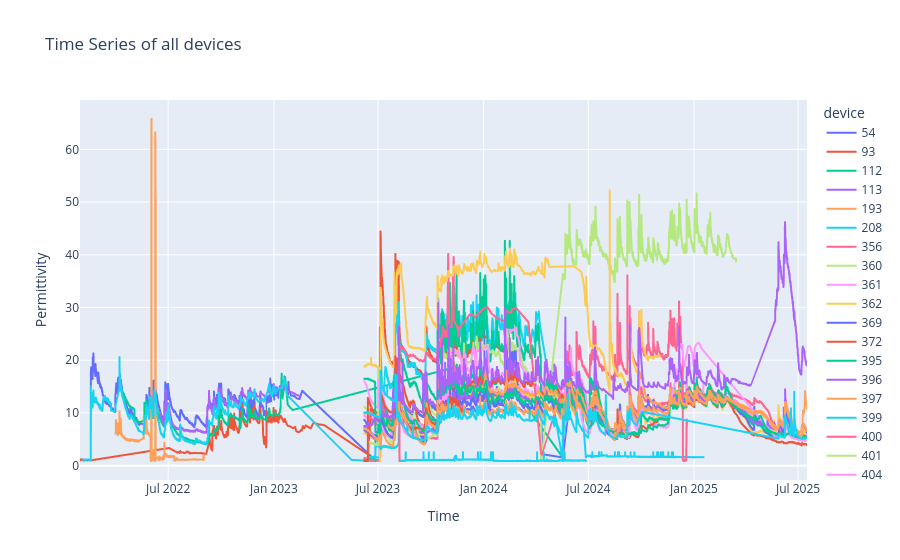
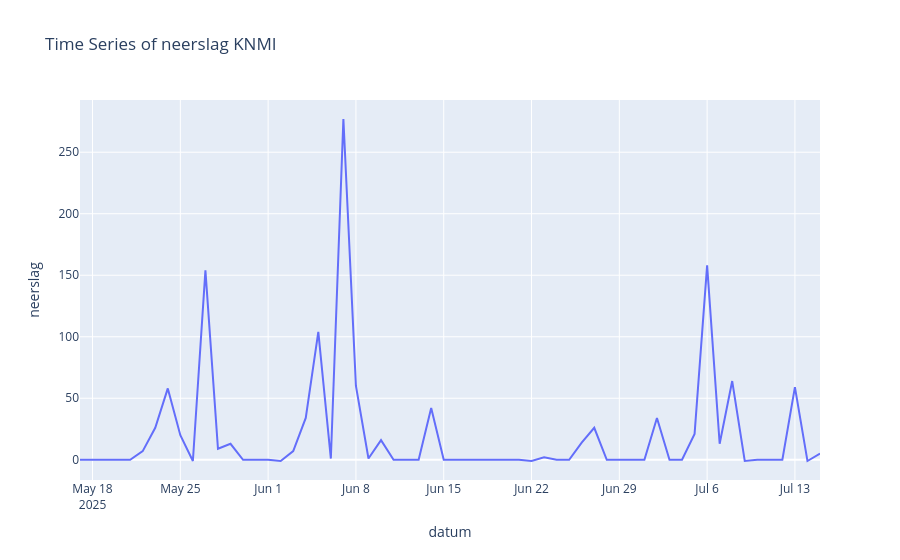

The code cell stored with these charts, in order, in its notebook:
### Markdown cell above
### 1. Inspecteer data
- 1.1 Check data info, head and tail
- 1.2 Check data visuals

### Code cell
# 1.1 Check data info, head and tail

# df_dim_sensor
display(df_dim_sensor.info(5))
display(df_dim_sensor.head(5))
display(df_dim_sensor.tail(5))

# df_fact_sensor
display(df_fact_sensor.info(5))
display(df_fact_sensor.head(5))
display(df_fact_sensor.tail(5))

# df_KNMI
display(df_KNMI.info(5))
display(df_KNMI.head(5))
display(df_KNMI.tail(5))

# df_weerstation_leiden
display(df_weerstation_leiden.info(5))
display(df_weerstation_leiden.head(5))
display(df_weerstation_leiden.tail(5))

# 1.2 Check data visuals
df_visual = df_fact_sensor.copy()
df_visual.sort_values(by=['device', 'gateway_receive_time'], inplace=True)

fig = px.line(df_visual, x='gateway_receive_time', y='value', color='device', title='Time Series of all devices',
              labels={'value': 'Permittivity', 'gateway_receive_time': 'Time'},
              line_group='device', hover_name='device')

fig.show()

cutt_off = df_visual['gateway_receive_time'].max() - DateOffset(months=2)
fig = px.line(df_KNMI[df_KNMI['datum'] > cutt_off], x='datum', y='neerslag', title='Time Series of neerslag KNMI')

fig.show()

### Figure 1 — Plotly figure (JSON) as saved in the notebook; plotly's stock layout.template omitted (floating-point values rounded to 4 significant figures; data arrays with more than 128 entries replaced by an {"elided": "..."} marker saying what was removed)
{"data": [{"hovertemplate": "<b>%{hovertext}</b><br><br>device=54<br>Time=%{x}<br>Permittivity=%{y}<extra></extra>", "hovertext": {"elided": "5884 float values"}, "legendgroup": "54", "line": {"color": "#636efa", "dash": "solid"}, "marker": {"symbol": "circle"}, "mode": "lines", "name": "54", "showlegend": true, "type": "scattergl", "x": {"elided": "5884 str values"}, "xaxis": "x", "y": {"elided": "5884 float values"}, "yaxis": "y"}, {"hovertemplate": "<b>%{hovertext}</b><br><br>device=93<br>Time=%{x}<br>Permittivity=%{y}<extra></extra>", "hovertext": {"elided": "2762 float values"}, "legendgroup": "93", "line": {"color": "#EF553B", "dash": "solid"}, "marker": {"symbol": "circle"}, "mode": "lines", "name": "93", "showlegend": true, "type": "scattergl", "x": {"elided": "2762 str values"}, "xaxis": "x", "y": {"elided": "2762 float values"}, "yaxis": "y"}, {"hovertemplate": "<b>%{hovertext}</b><br><br>device=112<br>Time=%{x}<br>Permittivity=%{y}<extra></extra>", "hovertext": {"elided": "2953 float values"}, "legendgroup": "112", "line": {"color": "#00cc96", "dash": "solid"}, "marker": {"symbol": "circle"}, "mode": "lines", "name": "112", "showlegend": true, "type": "scattergl", "x": {"elided": "2953 str values"}, "xaxis": "x", "y": {"elided": "2953 float values"}, "yaxis": "y"}, {"hovertemplate": "<b>%{hovertext}</b><br><br>device=113<br>Time=%{x}<br>Permittivity=%{y}<extra></extra>", "hovertext": {"elided": "2000 float values"}, "legendgroup": "113", "line": {"color": "#ab63fa", "dash": "solid"}, "marker": {"symbol": "circle"}, "mode": "lines", "name": "113", "showlegend": true, "type": "scattergl", "x": {"elided": "2000 str values"}, "xaxis": "x", "y": {"elided": "2000 float values"}, "yaxis": "y"}, {"hovertemplate": "<b>%{hovertext}</b><br><br>device=193<br>Time=%{x}<br>Permittivity=%{y}<extra></extra>", "hovertext": {"elided": "2000 float values"}, "legendgroup": "193", "line": {"color": "#FFA15A", "dash": "solid"}, "marker": {"symbol": "circle"}, "mode": "lines", "name": "193", "showlegend": true, "type": "scattergl", "x": {"elided": "2000 str values"}, "xaxis": "x", "y": {"elided": "2000 float values"}, "yaxis": "y"}, {"hovertemplate": "<b>%{hovertext}</b><br><br>device=208<br>Time=%{x}<br>Permittivity=%{y}<extra></extra>", "hovertext": {"elided": "5629 float values"}, "legendgroup": "208", "line": {"color": "#19d3f3", "dash": "solid"}, "marker": {"symbol": "circle"}, "mode": "lines", "name": "208", "showlegend": true, "type": "scattergl", "x": {"elided": "5629 str values"}, "xaxis": "x", "y": {"elided": "5629 float values"}, "yaxis": "y"}, {"hovertemplate": "<b>%{hovertext}</b><br><br>device=356<br>Time=%{x}<br>Permittivity=%{y}<extra></extra>", "hovertext": {"elided": "4592 float values"}, "legendgroup": "356", "line": {"color": "#FF6692", "dash": "solid"}, "marker": {"symbol": "circle"}, "mode": "lines", "name": "356", "showlegend": true, "type": "scattergl", "x": {"elided": "4592 str values"}, "xaxis": "x", "y": {"elided": "4592 float values"}, "yaxis": "y"}, {"hovertemplate": "<b>%{hovertext}</b><br><br>device=360<br>Time=%{x}<br>Permittivity=%{y}<extra></extra>", "hovertext": {"elided": "3289 float values"}, "legendgroup": "360", "line": {"color": "#B6E880", "dash": "solid"}, "marker": {"symbol": "circle"}, "mode": "lines", "name": "360", "showlegend": true, "type": "scattergl", "x": {"elided": "3289 str values"}, "xaxis": "x", "y": {"elided": "3289 float values"}, "yaxis": "y"}, {"hovertemplate": "<b>%{hovertext}</b><br><br>device=361<br>Time=%{x}<br>Permittivity=%{y}<extra></extra>", "hovertext": {"elided": "3816 float values"}, "legendgroup": "361", "line": {"color": "#FF97FF", "dash": "solid"}, "marker": {"symbol": "circle"}, "mode": "lines", "name": "361", "showlegend": true, "type": "scattergl", "x": {"elided": "3816 str values"}, "xaxis": "x", "y": {"elided": "3816 float values"}, "yaxis": "y"}, {"hovertemplate": "<b>%{hovertext}</b><br><br>device=362<br>Time=%{x}<br>Permittivity=%{y}<extra></extra>", "hovertext": {"elided": "2957 float values"}, "legendgroup": "362", "line": {"color": "#FECB52", "dash": "solid"}, "marker": {"symbol": "circle"}, "mode": "lines", "name": "362", "showlegend": true, "type": "scattergl", "x": {"elided": "2957 str values"}, "xaxis": "x", "y": {"elided": "2957 float values"}, "yaxis": "y"}, {"hovertemplate": "<b>%{hovertext}</b><br><br>device=369<br>Time=%{x}<br>Permittivity=%{y}<extra></extra>", "hovertext": {"elided": "4272 float values"}, "legendgroup": "369", "line": {"color": "#636efa", "dash": "solid"}, "marker": {"symbol": "circle"}, "mode": "lines", "name": "369", "showlegend": true, "type": "scattergl", "x": {"elided": "4272 str values"}, "xaxis": "x", "y": {"elided": "4272 float values"}, "yaxis": "y"}, {"hovertemplate": "<b>%{hovertext}</b><br><br>device=372<br>Time=%{x}<br>Permittivity=%{y}<extra></extra>", "hovertext": {"elided": "3160 float values"}, "legendgroup": "372", "line": {"color": "#EF553B", "dash": "solid"}, "marker": {"symbol": "circle"}, "mode": "lines", "name": "372", "showlegend": true, "type": "scattergl", "x": {"elided": "3160 str values"}, "xaxis": "x", "y": {"elided": "3160 float values"}, "yaxis": "y"}, {"hovertemplate": "<b>%{hovertext}</b><br><br>device=395<br>Time=%{x}<br>Permittivity=%{y}<extra></extra>", "hovertext": {"elided": "3217 float values"}, "legendgroup": "395", "line": {"color": "#00cc96", "dash": "solid"}, "marker": {"symbol": "circle"}, "mode": "lines", "name": "395", "showlegend": true, "type": "scattergl", "x": {"elided": "3217 str values"}, "xaxis": "x", "y": {"elided": "3217 float values"}, "yaxis": "y"}, {"hovertemplate": "<b>%{hovertext}</b><br><br>device=396<br>Time=%{x}<br>Permittivity=%{y}<extra></extra>", "hovertext": {"elided": "3454 float values"}, "legendgroup": "396", "line": {"color": "#ab63fa", "dash": "solid"}, "marker": {"symbol": "circle"}, "mode": "lines", "name": "396", "showlegend": true, "type": "scattergl", "x": {"elided": "3454 str values"}, "xaxis": "x", "y": {"elided": "3454 float values"}, "yaxis": "y"}, {"hovertemplate": "<b>%{hovertext}</b><br><br>device=397<br>Time=%{x}<br>Permittivity=%{y}<extra></extra>", "hovertext": {"elided": "2557 float values"}, "legendgroup": "397", "line": {"color": "#FFA15A", "dash": "solid"}, "marker": {"symbol": "circle"}, "mode": "lines", "name": "397", "showlegend": true, "type": "scattergl", "x": {"elided": "2557 str values"}, "xaxis": "x", "y": {"elided": "2557 float values"}, "yaxis": "y"}, {"hovertemplate": "<b>%{hovertext}</b><br><br>device=399<br>Time=%{x}<br>Permittivity=%{y}<extra></extra>", "hovertext": {"elided": "2122 float values"}, "legendgroup": "399", "line": {"color": "#19d3f3", "dash": "solid"}, "marker": {"symbol": "circle"}, "mode": "lines", "name": "399", "showlegend": true, "type": "scattergl", "x": {"elided": "2122 str values"}, "xaxis": "x", "y": {"elided": "2122 float values"}, "yaxis": "y"}, {"hovertemplate": "<b>%{hovertext}</b><br><br>device=400<br>Time=%{x}<br>Permittivity=%{y}<extra></extra>", "hovertext": {"elided": "1706 float values"}, "legendgroup": "400", "line": {"color": "#FF6692", "dash": "solid"}, "marker": {"symbol": "circle"}, "mode": "lines", "name": "400", "showlegend": true, "type": "scattergl", "x": {"elided": "1706 str values"}, "xaxis": "x", "y": {"elided": "1706 float values"}, "yaxis": "y"}, {"hovertemplate": "<b>%{hovertext}</b><br><br>device=401<br>Time=%{x}<br>Permittivity=%{y}<extra></extra>", "hovertext": {"elided": "1250 float values"}, "legendgroup": "401", "line": {"color": "#B6E880", "dash": "solid"}, "marker": {"symbol": "circle"}, "mode": "lines", "name": "401", "showlegend": true, "type": "scattergl", "x": {"elided": "1250 str values"}, "xaxis": "x", "y": {"elided": "1250 float values"}, "yaxis": "y"}, {"hovertemplate": "<b>%{hovertext}</b><br><br>device=404<br>Time=%{x}<br>Permittivity=%{y}<extra></extra>", "hovertext": {"elided": "1586 float values"}, "legendgroup": "404", "line": {"color": "#FF97FF", "dash": "solid"}, "marker": {"symbol": "circle"}, "mode": "lines", "name": "404", "showlegend": true, "type": "scattergl", "x": {"elided": "1586 str values"}, "xaxis": "x", "y": {"elided": "1586 float values"}, "yaxis": "y"}, {"hovertemplate": "<b>%{hovertext}</b><br><br>device=405<br>Time=%{x}<br>Permittivity=%{y}<extra></extra>", "hovertext": {"elided": "1656 float values"}, "legendgroup": "405", "line": {"color": "#FECB52", "dash": "solid"}, "marker": {"symbol": "circle"}, "mode": "lines", "name": "405", "showlegend": true, "type": "scattergl", "x": {"elided": "1656 str values"}, "xaxis": "x", "y": {"elided": "1656 float values"}, "yaxis": "y"}, {"hovertemplate": "<b>%{hovertext}</b><br><br>device=408<br>Time=%{x}<br>Permittivity=%{y}<extra></extra>", "hovertext": {"elided": "1583 float values"}, "legendgroup": "408", "line": {"color": "#636efa", "dash": "solid"}, "marker": {"symbol": "circle"}, "mode": "lines", "name": "408", "showlegend": true, "type": "scattergl", "x": {"elided": "1583 str values"}, "xaxis": "x", "y": {"elided": "1583 float values"}, "yaxis": "y"}, {"hovertemplate": "<b>%{hovertext}</b><br><br>device=410<br>Time=%{x}<br>Permittivity=%{y}<extra></extra>", "hovertext": {"elided": "802 float values"}, "legendgroup": "410", "line": {"color": "#EF553B", "dash": "solid"}, "marker": {"symbol": "circle"}, "mode": "lines", "name": "410", "showlegend": true, "type": "scattergl", "x": {"elided": "802 str values"}, "xaxis": "x", "y": {"elided": "802 float values"}, "yaxis": "y"}, {"hovertemplate": "<b>%{hovertext}</b><br><br>device=414<br>Time=%{x}<br>Permittivity=%{y}<extra></extra>", "hovertext": {"elided": "1765 float values"}, "legendgroup": "414", "line": {"color": "#00cc96", "dash": "solid"}, "marker": {"symbol": "circle"}, "mode": "lines", "name": "414", "showlegend": true, "type": "scattergl", "x": {"elided": "1765 str values"}, "xaxis": "x", "y": {"elided": "1765 float values"}, "yaxis": "y"}, {"hovertemplate": "<b>%{hovertext}</b><br><br>device=415<br>Time=%{x}<br>Permittivity=%{y}<extra></extra>", "hovertext": {"elided": "2568 float values"}, "legendgroup": "415", "line": {"color": "#ab63fa", "dash": "solid"}, "marker": {"symbol": "circle"}, "mode": "lines", "name": "415", "showlegend": true, "type": "scattergl", "x": {"elided": "2568 str values"}, "xaxis": "x", "y": {"elided": "2568 float values"}, "yaxis": "y"}, {"hovertemplate": "<b>%{hovertext}</b><br><br>device=416<br>Time=%{x}<br>Permittivity=%{y}<extra></extra>", "hovertext": {"elided": "4347 float values"}, "legendgroup": "416", "line": {"color": "#FFA15A", "dash": "solid"}, "marker": {"symbol": "circle"}, "mode": "lines", "name": "416", "showlegend": true, "type": "scattergl", "x": {"elided": "4347 str values"}, "xaxis": "x", "y": {"elided": "4347 float values"}, "yaxis": "y"}, {"hovertemplate": "<b>%{hovertext}</b><br><br>device=418<br>Time=%{x}<br>Permittivity=%{y}<extra></extra>", "hovertext": {"elided": "2113 float values"}, "legendgroup": "418", "line": {"color": "#19d3f3", "dash": "solid"}, "marker": {"symbol": "circle"}, "mode": "lines", "name": "418", "showlegend": true, "type": "scattergl", "x": {"elided": "2113 str values"}, "xaxis": "x", "y": {"elided": "2113 float values"}, "yaxis": "y"}], "layout": {"legend": {"title": {"text": "device"}, "tracegroupgap": 0}, "title": {"text": "Time Series of all devices"}, "xaxis": {"anchor": "y", "domain": [0, 1], "title": {"text": "Time"}}, "yaxis": {"anchor": "x", "domain": [0, 1], "title": {"text": "Permittivity"}}}}

### Figure 2 — Plotly figure (JSON) as saved in the notebook; plotly's stock layout.template omitted (floating-point values rounded to 4 significant figures)
{"data": [{"hovertemplate": "datum=%{x}<br>neerslag=%{y}<extra></extra>", "legendgroup": "", "line": {"color": "#636efa", "dash": "solid"}, "marker": {"symbol": "circle"}, "mode": "lines", "name": "", "orientation": "v", "showlegend": false, "type": "scatter", "x": ["2025-05-17T00:00:00", "2025-05-18T00:00:00", "2025-05-19T00:00:00", "2025-05-20T00:00:00", "2025-05-21T00:00:00", "2025-05-22T00:00:00", "2025-05-23T00:00:00", "2025-05-24T00:00:00", "2025-05-25T00:00:00", "2025-05-26T00:00:00", "2025-05-27T00:00:00", "2025-05-28T00:00:00", "2025-05-29T00:00:00", "2025-05-30T00:00:00", "2025-05-31T00:00:00", "2025-06-01T00:00:00", "2025-06-02T00:00:00", "2025-06-03T00:00:00", "2025-06-04T00:00:00", "2025-06-05T00:00:00", "2025-06-06T00:00:00", "2025-06-07T00:00:00", "2025-06-08T00:00:00", "2025-06-09T00:00:00", "2025-06-10T00:00:00", "2025-06-11T00:00:00", "2025-06-12T00:00:00", "2025-06-13T00:00:00", "2025-06-14T00:00:00", "2025-06-15T00:00:00", "2025-06-16T00:00:00", "2025-06-17T00:00:00", "2025-06-18T00:00:00", "2025-06-19T00:00:00", "2025-06-20T00:00:00", "2025-06-21T00:00:00", "2025-06-22T00:00:00", "2025-06-23T00:00:00", "2025-06-24T00:00:00", "2025-06-25T00:00:00", "2025-06-26T00:00:00", "2025-06-27T00:00:00", "2025-06-28T00:00:00", "2025-06-29T00:00:00", "2025-06-30T00:00:00", "2025-07-01T00:00:00", "2025-07-02T00:00:00", "2025-07-03T00:00:00", "2025-07-04T00:00:00", "2025-07-05T00:00:00", "2025-07-06T00:00:00", "2025-07-07T00:00:00", "2025-07-08T00:00:00", "2025-07-09T00:00:00", "2025-07-10T00:00:00", "2025-07-11T00:00:00", "2025-07-12T00:00:00", "2025-07-13T00:00:00", "2025-07-14T00:00:00", "2025-07-15T00:00:00"], "xaxis": "x", "y": [0.0, 0.0, 0.0, 0.0, 0.0, 7.0, 26.0, 58.0, 20.0, -1.0, 154.0, 9.0, 13.0, 0.0, 0.0, 0.0, -1.0, 7.0, 34.0, 104.0, 1.0, 277.0, 60.0, 1.0, 16.0, 0.0, 0.0, 0.0, 42.0, 0.0, 0.0, 0.0, 0.0, 0.0, 0.0, 0.0, -1.0, 2.0, 0.0, 0.0, 14.0, 26.0, 0.0, 0.0, 0.0, 0.0, 34.0, 0.0, 0.0, 21.0, 158.0, 13.0, 64.0, -1.0, 0.0, 0.0, 0.0, 59.0, -1.0, 5.0], "yaxis": "y"}], "layout": {"legend": {"tracegroupgap": 0}, "title": {"text": "Time Series of neerslag KNMI"}, "xaxis": {"anchor": "y", "domain": [0, 1], "title": {"text": "datum"}}, "yaxis": {"anchor": "x", "domain": [0, 1], "title": {"text": "neerslag"}}}}
